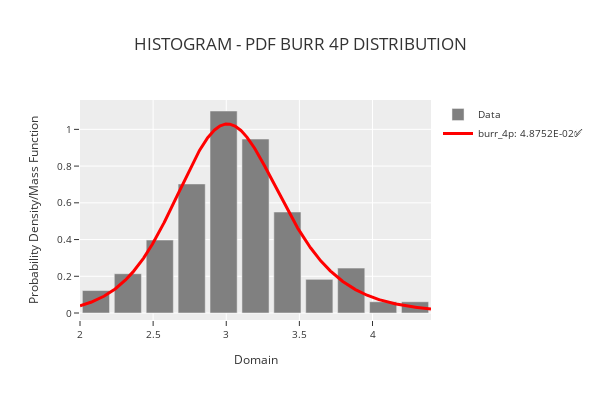

Notebook code cell kept with this figure:
### Code cell
phitter_cont.plot_distribution("burr_4p", )

### Figure 1 — Plotly figure (JSON) as saved in the notebook; plotly's stock layout.template omitted (floating-point values rounded to 4 significant figures; data arrays with more than 128 entries replaced by an {"elided": "..."} marker saying what was removed)
{"data": [{"marker": {"color": "rgba(128,128,128,1)"}, "name": "Data", "showlegend": true, "type": "bar", "x": [2.109, 2.327, 2.545, 2.764, 2.982, 3.2, 3.418, 3.636, 3.855, 4.073, 4.291], "y": [0.1222, 0.2139, 0.3972, 0.7028, 1.1, 0.9472, 0.55, 0.1833, 0.2444, 0.06111, 0.06111]}, {"line": {"color": "rgba(255,0,0,1)", "width": 3}, "mode": "lines", "name": "burr_4p: 4.8752E-02✅", "type": "scatter", "x": {"elided": "1000 float values"}, "y": {"elided": "1000 float values"}}], "layout": {"bargap": 0.15, "height": 400, "legend": {"font": {"size": 10}, "orientation": "v", "title": {"font": {"size": 10}}, "xanchor": "left", "y": 1, "yanchor": "auto"}, "title": {"text": "HISTOGRAM - PDF BURR 4P DISTRIBUTION"}, "width": 600, "xaxis": {"tickfont": {"size": 10}, "title": {"font": {"size": 12}, "text": "Domain"}}, "yaxis": {"tickfont": {"size": 10}, "title": {"font": {"size": 12}, "text": "Probability Density/Mass Function"}}}}
